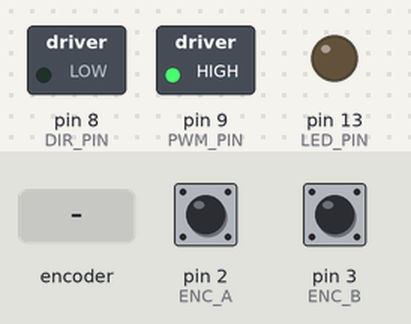
Simulated run of this sketch. Board: Arduino Uno, built with avr-gcc and run on an emulated ATmega328P. Parts: switched loads named in the sketch (green lamp = pin HIGH), output pins drawn as LEDs (lit = HIGH). Inputs (shaded band) come from the test bench; at power-on: pin 2 (ENC_A) HIGH, pin 3 (ENC_B) HIGH. What the sketch prints to the serial monitor is not drawn.

Above: at 1.2 s.
1.3 s: rotary encoder on pin 2 (ENC_A) / pin 3 (ENC_B) turned 3 steps (first pin leading)
At 11.2 s:
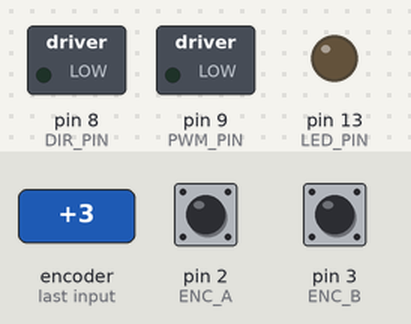
Timing chart, 0 to 31.4 s (numbered marks = the images above; inputs shaded):
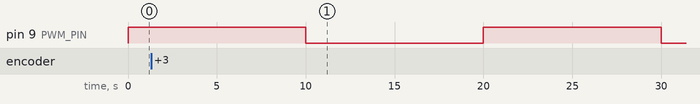

The sketch:

Encoder_Postion_Reading.ino
```cpp
// Pin Definitions
#define POT_PIN    3
#define DIR_PIN    8
#define PWM_PIN    9
#define LED_PIN    13

// Encoder Definitions
#define ENC_A 2
#define ENC_B 3
#define CPR   48.0  // counts per revolution:

// Write Cutoff Time (ms)
#define CUTOFF_TIME 1000

// Delays
#define SERIAL_WRITE_DELAY 10

// Variable Declarations
long encodercount = 0;
unsigned long SerialWriteRuntime = 0;

int pwmSpeed = 255;
int motorDirection = 0;
int isStopped = 0;

///////////
// Setup //
///////////
void setup()
{
  // Initialize pins
  pinMode(ENC_A,INPUT);
  pinMode(ENC_B,INPUT);

  pinMode(DIR_PIN,OUTPUT);
  pinMode(PWM_PIN,OUTPUT);
  pinMode(LED_PIN,OUTPUT);

  // Initialize interrupts for encoder readings
  attachInterrupt(digitalPinToInterrupt(ENC_A), handleEncoderA, CHANGE);
  attachInterrupt(digitalPinToInterrupt(ENC_B), handleEncoderB, CHANGE);

  // Start serial connection
  Serial.begin(250000);
}

//////////
// Loop //
//////////
void loop()
{
	// Start motor
	digitalWrite(DIR_PIN,motorDirection);
	analogWrite(PWM_PIN,pwmSpeed);

	// Take readings
	long start=millis();
	while(((long) millis()-start) < 10000)
	{
		if(millis() >= SerialWriteRuntime && !isStopped)
		{
		SerialWriteRuntime = millis() + SERIAL_WRITE_DELAY;
		Serial.print(millis());
		Serial.print(",");
		Serial.print(encodercount);
		}
	}

	// Stop motor
    digitalWrite(PWM_PIN,0);

    delay(10000);
	// Only run/compile cutoff bit if the cutoff time is greater than 0
	#if (CUTOFF_TIME > 0)
	// Stop time
	if(millis() >= CUTOFF_TIME && isStopped == 0)
	{
		isStopped = 1;
		digitalWrite(PWM_PIN,0);
		return;
	}
#endif
}

//////////////////////////////
// Custom defined functions //
//////////////////////////////

/*******************************************************************************
* void handleEncoderA()
*
* Encoder interrupt handler
*******************************************************************************/
void handleEncoderA()
{
  // Standard read
  int encA = digitalRead(ENC_A);
  int encB = digitalRead(ENC_B);

  encodercount += 2*(encA ^ encB) - 1;
}

/*******************************************************************************
* void handleEncoderB()
*
* Encoder interrupt handler
*******************************************************************************/
void handleEncoderB()
{
  // Standard read
  int encA = digitalRead(ENC_A);
  int encB = digitalRead(ENC_B);

  encodercount -= 2*(encA ^ encB) - 1;
}

/*******************************************************************************
* float countsToRadians(long counts)
*
* Convert encoder counts to radians
*******************************************************************************/
float countsToRadians(long counts)
{
  return float(counts)*2*PI/CPR;
}
```
